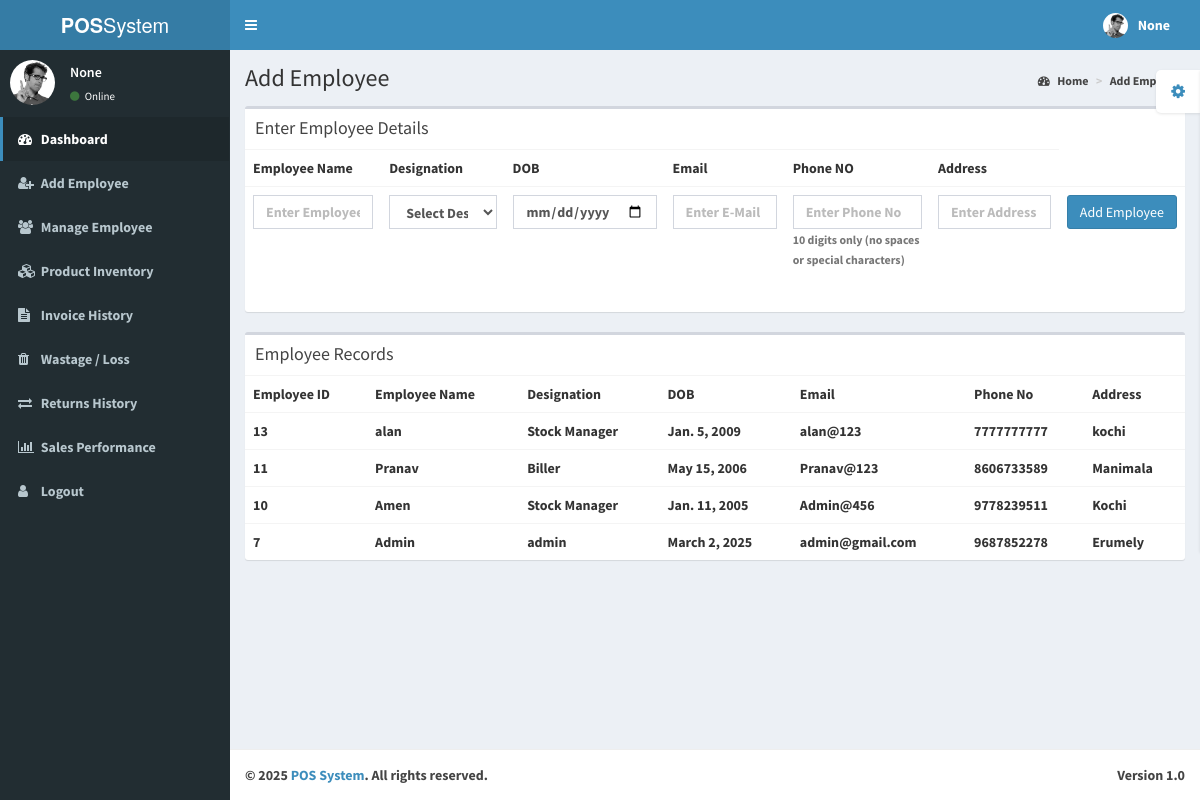
Page /addemployee/ on the committed database.
### admindashboard/models.py (models this page shows, shortened)
class Employee(models.Model):
    ename = models.CharField(max_length=100)  # Employee Name
    designation = models.CharField(max_length=100)  # Designation
    dob = models.DateField()  # Date of Birth
    email = models.EmailField()  # Email (which will also serve as the username)
    pno = models.IntegerField()  # Phone Number (which will also serve as password)
    address = models.TextField()  # Address
    username = models.CharField(max_length=50)  # Username (email field will be used)
    password = models.CharField(max_length=40)  # Password (phone number will be used)

### admindashboard/views.py (the view, shortened to what this page needs)
# urls.py: path('addemployee/', dviews.add_employee,name='add_employee'),
def add_employee(request):
    ename = request.session.get('ename')
    email = request.session.get('email')
    user_id = request.session.get('id')
    username = request.session.get('username')
    employees = Employee.objects.all().order_by('-id')
    context = {
        'ename': ename,
        'email': email,
        'user_id': user_id,
        'username': username,
    }
    return render(request, 'addemployee.html', {'employees': employees,**context})

### templates/addemployee.html (shortened to what this page needs)
<!DOCTYPE html>
<html>
  <head>
    {% load static %}
    <link href="{% static 'adminp/bootstrap/css/bootstrap.min.css' %}" rel="stylesheet" type="text/css" />
    <link href="https://maxcdn.bootstrapcdn.com/font-awesome/4.3.0/css/font-awesome.min.css" rel="stylesheet" type="text/css" />
    <link href="http://code.ionicframework.com/ionicons/2.0.0/css/ionicons.min.css" rel="stylesheet" type="text/css" />
    <link href="{% static 'adminp/dist/css/AdminLTE.min.css' %}" rel="stylesheet" type="text/css" />
    <link href="{% static 'adminp/dist/css/skins/_all-skins.min.css' %}" rel="stylesheet" type="text/css" />
    <link rel="stylesheet" href="https://cdn.jsdelivr.net/npm/sweetalert2@11/dist/sweetalert2.min.css">
  </head>
  <body class="skin-blue">
    <div class="wrapper">
      <header class="main-header">
        <a href="{% url 'admin_dashboard' %}" class="logo"><b>POS</b>System</a>
        <nav class="navbar navbar-static-top" role="navigation">
          <a href="#" class="sidebar-toggle" data-toggle="offcanvas" role="button">
          </a>
          <div class="navbar-custom-menu">
            <ul class="nav navbar-nav">
              <li class="dropdown user user-menu">
                <a href="#" class="dropdown-toggle" data-toggle="dropdown">
                  <img src="{% static 'adminp/dist/img/user2-160x160.jpg' %}" class="user-image" alt="User Image"/>
                  <span class="hidden-xs"><b>{{ username }}</span>
                </a>
              </li>
            </ul>
          </div>
        </nav>
      </header>
      <div class="content-wrapper">
        <section class="content-header">
          <h1>Add Employee</h1>
          <ol class="breadcrumb">
            <li><a href="#"><i class="fa fa-dashboard"></i> Home</a></li>
            <li><a href="#">Add Employee</a></li>
          </ol>
        </section>
        <aside class="main-sidebar">
          <section class="sidebar">
            <div class="user-panel">
              <div class="pull-left image">
                <img src="{% static 'adminp/dist/img/user2-160x160.jpg' %}" class="img-circle" alt="User Image" />
              </div>
              <div class="pull-left info">
                <p>{{ ename }}</p>
                <a href="#"><i class="fa fa-circle text-success"></i> Online</a>
              </div>
            </div>
            <ul class="sidebar-menu">
              <li class="active treeview">
                <a href="{% url 'admin_dashboard' %}">
                  <i class="fa fa-dashboard"></i> <span>Dashboard</span>
                </a>
              </li>
              <li class="treeview">
                <a href="{% url 'add_employee' %}">
                  <i class="fa fa-user-plus"></i>
                  <span>Add Employee</span>
                </a>
              </li>
              <li>
                <a href="{% url 'memployee' %}">
                  <i class="fa fa-users"></i>
                  <span>Manage Employee</span>
                </a>
              </li>
              <li>
                <a href="{% url 'inventory' %}">
                  <i class="fa fa-cubes"></i>
                  <span>Product Inventory</span>
                </a>
              </li>
              <li>
                <a href="{% url 'past_invoice_admin' %}">
                  <i class="fa fa-file-text"></i>
                  <span>Invoice History</span>
                </a>
              </li>
              <li>
                <a href="{% url 'wastage_report_admin' %}">
                  <i class="fa fa-trash"></i>
                  <span>Wastage / Loss</span>
                </a>
              </li>
              <li>
                <a href="{% url 'return_history_admin' %}">
                  <i class="fa fa-exchange"></i>
                  <span>Returns History</span>
                </a>
              </li>
              <li>
                <a href="{% url 'sales_analysis' %}">
                  <i class="fa fa-bar-chart"></i>
                  <span>Sales Performance</span>
                </a>
              </li>
              <li>
                <a href="{% url 'logout' %}">
                  <i class="fa fa-user"></i>
                  <span>Logout</span>
                </a>
              </li>
            </ul>
          </section>
        </aside>
        <section class="content">
          <div class="row">
            <div class="col-xs-12">
              <div class="box">
                <div class="box-header">
                  <h3 class="box-title">Enter Employee Details</h3>
                </div>
                <div class="box-body table-responsive no-padding">
                  <form action="" method="POST">
                    <table class="table table-hover">
                      <tr>
                        <th>Employee Name</th>
                        <th>Designation</th>
                        <th>DOB</th>
                        <th>Email</th>
                        <th>Phone NO</th>
                        <th>Address</th>
                      </tr>
                      <tr>
                        <td>
                          <div class="form-group">
                            <input type="text" name="t2" class="form-control" id="ename" placeholder="Enter Employee Name" required>
                          </div>
                        </td>
                        <td>
                          <div class="form-group">
                            <select name="t3" class="form-control" id="designation" placeholder="Enter Designation" required>
                              <option value="">Select Designation</option>
                            </select>
                          </div>
                        </td>
                        <td>
                          <div class="form-group">
                            <input type="date" name="t4" class="form-control" id="dob" placeholder="Enter Date of Birth" required>
                          </div>
                        </td>
                        <td>
                          <div class="form-group">
                            <input type="email" name="t5" class="form-control" id="email" placeholder="Enter E-Mail" required>
                          </div>
                        </td>
                        <td>
                          <div class="form-group">
                            <input type="text" name="t6" class="form-control" id="pno"
                                   placeholder="Enter Phone No"
                                   pattern="[0-9]{10}"
                                   title="Please enter exactly 10 digits (numbers only)"
                                   required>
                            <small class="form-text text-muted">10 digits only (no spaces or special characters)</small>
                          </div>
                        </td>
                        <td>
                          <div class="form-group">
                            <input type="text" name="t7" class="form-control" id="address" placeholder="Enter Address" required>
                          </div>
                        </td>
                        <td>
                          <button type="submit" name="submit" id="addemployee" class="btn btn-primary">Add Employee</button>
                        </td>
                      </tr>
                    </table>
                  </form>
                </div>
              </div>
            </div>
          </div>
          <div class="row">
            <div class="col-xs-12">
              <div class="box">
                <div class="box-header">
                  <h3 class="box-title">Employee Records</h3>
                </div>
                <div class="box-body table-responsive no-padding">
                  <table class="table table-hover">
                    <tr>
                      <th>Employee ID</th>
                      <th>Employee Name</th>
                      <th>Designation</th>
                      <th>DOB</th>
                      <th>Email</th>
                      <th>Phone No</th>
                      <th>Address</th>
                    </tr>
                    {% for employee in employees %}
                    <tr>
                      <td>{{ employee.id }}</td>
                      <td>{{ employee.ename }}</td>
                      <td>{{ employee.designation }}</td>
                      <td>{{ employee.dob }}</td>
                      <td>{{ employee.email }}</td>
                      <td>{{ employee.pno }}</td>
                      <td>{{ employee.address }}</td>
                    </tr>
                    {% endfor %}
                  </table>
                </div>
              </div>
            </div>
          </div>
        </section>
      </div>
      <footer class="main-footer">
        <div class="pull-right hidden-xs">
          <b>Version</b> 1.0
        </div>
        <strong>&copy; 2025<a href="http://almsaeedstudio.com">  <span> POS System</span></span></a>.</strong> All rights reserved.
      </footer>
    </div>
  </body>
</html>

### rows in the picture
Employee: id "13", ename "alan", designation "Stock Manager", dob "Jan. 5, 2009", email "alan@123", pno "7777777777", address "kochi"
Employee: id "11", ename "Pranav", designation "Biller", dob "May 15, 2006", email "Pranav@123", pno "8606733589", address "Manimala"
Employee: id "10", ename "Amen", designation "Stock Manager", dob "Jan. 11, 2005", email "Admin@456", pno "9778239511", address "Kochi"
Employee: id "7", ename "Admin", designation "admin", dob "March 2, 2025", email "admin@gmail.com", pno "9687852278", address "Erumely"

### other values in the picture
{{ username }} "None"
{{ ename }} "None"
